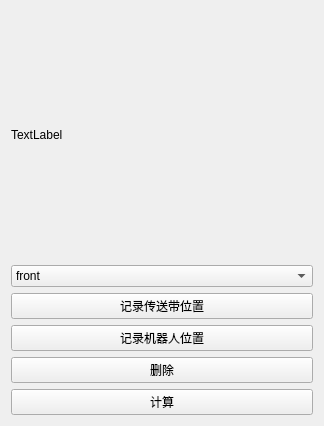
<?xml version="1.0" encoding="UTF-8"?>
<ui version="4.0">
 <class>caliStationWidget</class>
 <widget class="QWidget" name="caliStationWidget">
  <property name="geometry">
   <rect>
    <x>0</x>
    <y>0</y>
    <width>324</width>
    <height>426</height>
   </rect>
  </property>
  <property name="windowTitle">
   <string>Form</string>
  </property>
  <layout class="QVBoxLayout" name="verticalLayout">
   <item>
    <widget class="QLabel" name="label">
     <property name="text">
      <string>TextLabel</string>
     </property>
    </widget>
   </item>
   <item>
    <widget class="QComboBox" name="comboBox_robotType">
     <item>
      <property name="text">
       <string>front</string>
      </property>
     </item>
     <item>
      <property name="text">
       <string>back</string>
      </property>
     </item>
    </widget>
   </item>
   <item>
    <widget class="QPushButton" name="btn_recordBeltPos">
     <property name="text">
      <string>记录传送带位置</string>
     </property>
    </widget>
   </item>
   <item>
    <widget class="QPushButton" name="btn_recordRobotPos">
     <property name="text">
      <string>记录机器人位置</string>
     </property>
    </widget>
   </item>
   <item>
    <widget class="QPushButton" name="btn_delete">
     <property name="text">
      <string>删除</string>
     </property>
    </widget>
   </item>
   <item>
    <widget class="QPushButton" name="btn_calculate">
     <property name="text">
      <string>计算</string>
     </property>
    </widget>
   </item>
  </layout>
 </widget>
 <resources/>
 <connections/>
</ui>
